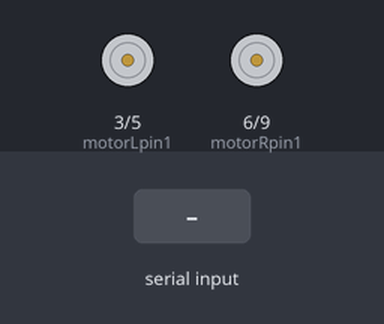
Recording of a sketch running on a simulated Arduino Uno, built with avr-gcc and run on an emulated ATmega328P. Parts: motor-driver pin pairs drawn as motors (green arrow = first pin HIGH = forward, orange = second pin HIGH = backward, longer = more drive). The test bench sets the inputs (shaded band). What the sketch prints to the serial monitor is not drawn.

Above: at 1.2 s.
1.3 s: "1" received over Serial
At 2.8 s:
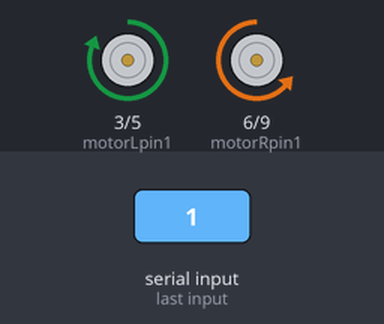
3.8 s: "2" received over Serial
At 5.9 s:
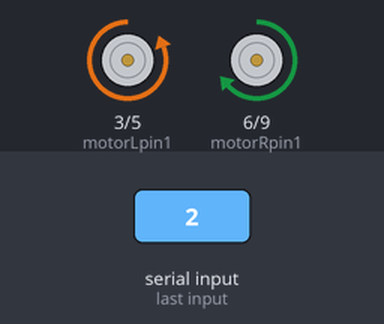
6.3 s: "4" received over Serial
At 7.8 s:
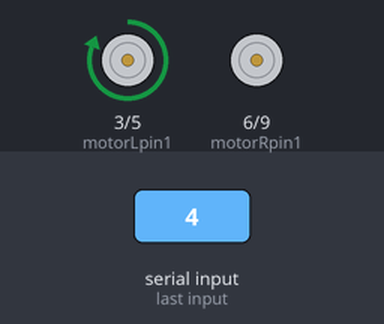
8.8 s: "5" received over Serial
At 10.9 s:
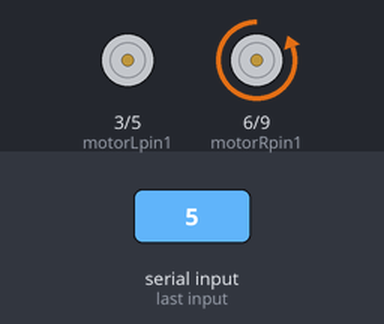
Timing chart, 0 to 12.3 s (numbered marks = the images above; inputs shaded):
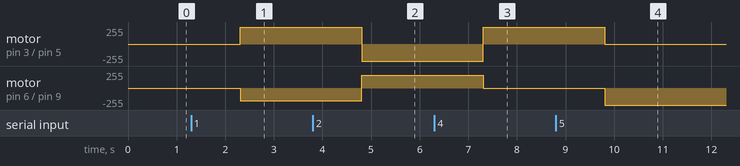

Measured:
- after the input at 1.3 s, motor on pin 3 (motorLpin1) / pin 5 (motorLpin2): stopped → forward 255/255 after 1.0 s; motor on pin 6 (motorRpin1) / pin 9 (motorRpin2): stopped → backward 190/255 after 1.0 s
- after the input at 3.8 s, motor on pin 3 (motorLpin1) / pin 5 (motorLpin2): forward 255/255 → backward 255/255 after 1.0 s; motor on pin 6 (motorRpin1) / pin 9 (motorRpin2): backward 190/255 → forward 190/255 after 1.0 s
- after the input at 6.3 s, motor on pin 3 (motorLpin1) / pin 5 (motorLpin2): backward 255/255 → forward 255/255 after 1.0 s; motor on pin 6 (motorRpin1) / pin 9 (motorRpin2): forward 190/255 → stopped after 1.0 s
- after the input at 8.8 s, motor on pin 3 (motorLpin1) / pin 5 (motorLpin2): forward 255/255 → stopped after 1.0 s; motor on pin 6 (motorRpin1) / pin 9 (motorRpin2): stopped → backward 255/255 after 1.0 s

The sketch:

AUTO_CAR.ino
```cpp
int motorLpin1=3;
int motorLpin2=5;
int motorRpin1=6;
int motorRpin2=9;
int ledPin13=13;


void setup() {
  Serial.begin(9600);
  Serial.flush();
  pinMode(motorLpin1,OUTPUT);
  pinMode(motorLpin2,OUTPUT);
  pinMode(motorRpin1,OUTPUT);
  pinMode(motorRpin2,OUTPUT);

}

   void loop() {

   int input;
   while(Serial.available()){
   input = Serial.read();
   delay(10);
   Serial.println(" ");
   Serial.write(input);

   digitalWrite(ledPin13,HIGH);
   delay(100);
   digitalWrite(ledPin13,LOW);
   delay(900);
   //MOVE FORWARD
   if(input==49){
   analogWrite(motorLpin1,255);
   analogWrite(motorLpin2,0);


   analogWrite(motorRpin1,0);
   analogWrite(motorRpin2,190);


    }
      //MOVE BACKWARD
    if(input==50){
    analogWrite(motorLpin1,0);
    analogWrite(motorLpin2,255);


    analogWrite(motorRpin1,190);
    analogWrite(motorRpin2,0);

    }
   //STOP
   if(input==51){
   digitalWrite(motorLpin1,LOW);
   digitalWrite(motorLpin2,LOW);


   digitalWrite(motorRpin1,LOW);
   digitalWrite(motorRpin2,LOW);

    }
   //TURN RIGHT
   if(input==52){
   analogWrite(motorLpin1,255);
   analogWrite(motorLpin2,0);


   analogWrite(motorRpin1,0);
   analogWrite(motorRpin2,0);

    }

   //TURN LEFT
   if(input==53){
   analogWrite(motorLpin1,0);
   analogWrite(motorLpin2,0);


   analogWrite(motorRpin1,0);
   analogWrite(motorRpin2,255);

    }


  }
}
```
